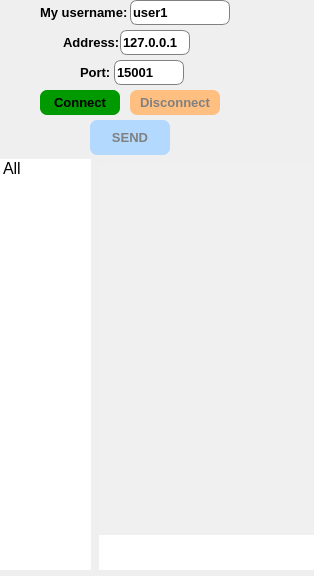
<?xml version="1.0" encoding="UTF-8"?>
<ui version="4.0">
 <class>MainWindow</class>
 <widget class="QMainWindow" name="MainWindow">
  <property name="enabled">
   <bool>true</bool>
  </property>
  <property name="geometry">
   <rect>
    <x>0</x>
    <y>0</y>
    <width>314</width>
    <height>576</height>
   </rect>
  </property>
  <property name="windowTitle">
   <string>Messenger</string>
  </property>
  <property name="styleSheet">
   <string notr="true"/>
  </property>
  <widget class="QWidget" name="centralwidget">
   <widget class="QTextEdit" name="typeMessage">
    <property name="geometry">
     <rect>
      <x>99</x>
      <y>535</y>
      <width>461</width>
      <height>35</height>
     </rect>
    </property>
    <property name="font">
     <font>
      <family>Segoe UI</family>
      <pointsize>10</pointsize>
      <italic>false</italic>
      <bold>false</bold>
     </font>
    </property>
    <property name="styleSheet">
     <string notr="true">border: transparent;</string>
    </property>
   </widget>
   <widget class="QPushButton" name="sendButton">
    <property name="enabled">
     <bool>false</bool>
    </property>
    <property name="geometry">
     <rect>
      <x>90</x>
      <y>120</y>
      <width>80</width>
      <height>35</height>
     </rect>
    </property>
    <property name="font">
     <font>
      <pointsize>10</pointsize>
      <bold>true</bold>
     </font>
    </property>
    <property name="styleSheet">
     <string notr="true">QPushButton
{	
	background-color: #3399ff;
	color: black;
	border-radius: 7px;
}
QPushButton:disabled
{
	background-color:#b3d9ff;
	color: grey;
}
</string>
    </property>
    <property name="text">
     <string>SEND</string>
    </property>
   </widget>
   <widget class="QListWidget" name="sessionsList">
    <property name="geometry">
     <rect>
      <x>0</x>
      <y>159</y>
      <width>91</width>
      <height>411</height>
     </rect>
    </property>
    <property name="font">
     <font>
      <pointsize>12</pointsize>
     </font>
    </property>
    <property name="styleSheet">
     <string notr="true">border: transparent;</string>
    </property>
    <item>
     <property name="text">
      <string>All</string>
     </property>
    </item>
   </widget>
   <widget class="QLabel" name="myUsernameLabel">
    <property name="geometry">
     <rect>
      <x>40</x>
      <y>0</y>
      <width>100</width>
      <height>25</height>
     </rect>
    </property>
    <property name="font">
     <font>
      <pointsize>10</pointsize>
      <bold>true</bold>
     </font>
    </property>
    <property name="styleSheet">
     <string notr="true">border: transparent;
</string>
    </property>
    <property name="text">
     <string>My username: </string>
    </property>
   </widget>
   <widget class="QLineEdit" name="myUsernameEdit">
    <property name="geometry">
     <rect>
      <x>130</x>
      <y>0</y>
      <width>100</width>
      <height>25</height>
     </rect>
    </property>
    <property name="font">
     <font>
      <pointsize>10</pointsize>
      <bold>true</bold>
     </font>
    </property>
    <property name="styleSheet">
     <string notr="true">border: 1px solid grey;
border-radius: 7px;</string>
    </property>
    <property name="text">
     <string>user1</string>
    </property>
   </widget>
   <widget class="QLabel" name="addressLabel">
    <property name="geometry">
     <rect>
      <x>63</x>
      <y>30</y>
      <width>70</width>
      <height>25</height>
     </rect>
    </property>
    <property name="font">
     <font>
      <pointsize>10</pointsize>
      <bold>true</bold>
     </font>
    </property>
    <property name="styleSheet">
     <string notr="true">border: transparent;
</string>
    </property>
    <property name="text">
     <string>Address: </string>
    </property>
   </widget>
   <widget class="QLineEdit" name="addressEdit">
    <property name="geometry">
     <rect>
      <x>120</x>
      <y>30</y>
      <width>70</width>
      <height>25</height>
     </rect>
    </property>
    <property name="font">
     <font>
      <pointsize>10</pointsize>
      <bold>true</bold>
     </font>
    </property>
    <property name="styleSheet">
     <string notr="true">border: 1px solid grey;
border-radius: 7px;</string>
    </property>
    <property name="text">
     <string>127.0.0.1</string>
    </property>
   </widget>
   <widget class="QTextEdit" name="feed">
    <property name="geometry">
     <rect>
      <x>99</x>
      <y>164</y>
      <width>561</width>
      <height>371</height>
     </rect>
    </property>
    <property name="font">
     <font>
      <pointsize>12</pointsize>
     </font>
    </property>
    <property name="styleSheet">
     <string notr="true">border: transparent;
background-color: #f0f0f0;</string>
    </property>
    <property name="readOnly">
     <bool>true</bool>
    </property>
   </widget>
   <widget class="QLineEdit" name="portEdit">
    <property name="geometry">
     <rect>
      <x>114</x>
      <y>60</y>
      <width>70</width>
      <height>25</height>
     </rect>
    </property>
    <property name="font">
     <font>
      <pointsize>10</pointsize>
      <bold>true</bold>
     </font>
    </property>
    <property name="styleSheet">
     <string notr="true">border: 1px solid grey;
border-radius: 7px;</string>
    </property>
    <property name="text">
     <string>15001</string>
    </property>
   </widget>
   <widget class="QLabel" name="portLabel">
    <property name="geometry">
     <rect>
      <x>80</x>
      <y>60</y>
      <width>50</width>
      <height>25</height>
     </rect>
    </property>
    <property name="font">
     <font>
      <pointsize>10</pointsize>
      <bold>true</bold>
     </font>
    </property>
    <property name="styleSheet">
     <string notr="true">border: transparent;
</string>
    </property>
    <property name="text">
     <string>Port:</string>
    </property>
   </widget>
   <widget class="QPushButton" name="disconnectButton">
    <property name="enabled">
     <bool>false</bool>
    </property>
    <property name="geometry">
     <rect>
      <x>130</x>
      <y>90</y>
      <width>90</width>
      <height>25</height>
     </rect>
    </property>
    <property name="font">
     <font>
      <pointsize>10</pointsize>
      <bold>true</bold>
     </font>
    </property>
    <property name="styleSheet">
     <string notr="true">QPushButton
{
	background-color:  #ff9933;
	color: black;
	border-radius: 7px;
}

QPushButton:disabled
{
  background-color:#ffbf80;
  border-radius: 7px;
  color: grey;
}</string>
    </property>
    <property name="text">
     <string>Disсonnect</string>
    </property>
   </widget>
   <widget class="QPushButton" name="connectButton">
    <property name="geometry">
     <rect>
      <x>40</x>
      <y>90</y>
      <width>80</width>
      <height>25</height>
     </rect>
    </property>
    <property name="font">
     <font>
      <pointsize>10</pointsize>
      <bold>true</bold>
     </font>
    </property>
    <property name="styleSheet">
     <string notr="true">QPushButton 
{	
	background-color: #009900;
	color: black;
	border-radius: 7px;
}

QPushButton:pressed 
{
  background-color: green;
}

QPushButton:disabled
{
  background-color:#a8d194;
  border-radius: 7px;
  color: grey;
}
</string>
    </property>
    <property name="text">
     <string>Connect</string>
    </property>
   </widget>
  </widget>
  <action name="actiondfhg">
   <property name="text">
    <string>Exit chat</string>
   </property>
  </action>
  <action name="actiondf">
   <property name="text">
    <string>Create session</string>
   </property>
  </action>
 </widget>
 <resources/>
 <connections/>
</ui>
